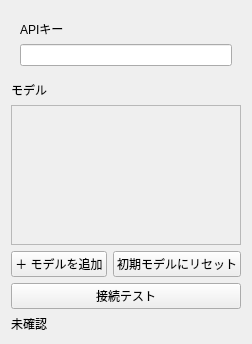
<?xml version="1.0" encoding="UTF-8"?>
<ui version="4.0">
 <class>AiSetupPage</class>
 <widget class="QWidget" name="AiSetupPage">
  <layout class="QVBoxLayout" name="layoutAiSetup">
   <item><widget class="QWidget" name="authContainer"><layout class="QVBoxLayout" name="layoutAuth">
    <item><widget class="QLabel" name="labelApiKey"><property name="text"><string>APIキー</string></property></widget></item>
    <item><widget class="QLineEdit" name="editApiKey"><property name="echoMode"><enum>QLineEdit::EchoMode::Password</enum></property></widget></item>
   </layout></widget></item>
   <item><widget class="QLabel" name="labelModel"><property name="text"><string>モデル</string></property></widget></item>
   <item><widget class="QScrollArea" name="scrollAreaModels">
    <property name="widgetResizable"><bool>true</bool></property>
    <property name="minimumSize"><size><width>0</width><height>140</height></size></property>
    <widget class="QWidget" name="modelContainer"><layout class="QVBoxLayout" name="layoutModelList"><property name="spacing"><number>4</number></property></layout></widget>
   </widget></item>
   <item><layout class="QHBoxLayout" name="layoutModelActions">
    <item><widget class="QPushButton" name="buttonAddModel"><property name="text"><string>＋ モデルを追加</string></property><property name="autoDefault"><bool>false</bool></property></widget></item>
    <item><widget class="QPushButton" name="buttonResetModels"><property name="text"><string>初期モデルにリセット</string></property><property name="autoDefault"><bool>false</bool></property></widget></item>
   </layout></item>
   <item><widget class="QPushButton" name="buttonTestConnection"><property name="text"><string>接続テスト</string></property><property name="autoDefault"><bool>false</bool></property></widget></item>
   <item><widget class="QLabel" name="labelStatus"><property name="text"><string>未確認</string></property><property name="wordWrap"><bool>true</bool></property></widget></item>
  </layout>
 </widget>
 <resources/>
 <connections/>
</ui>
